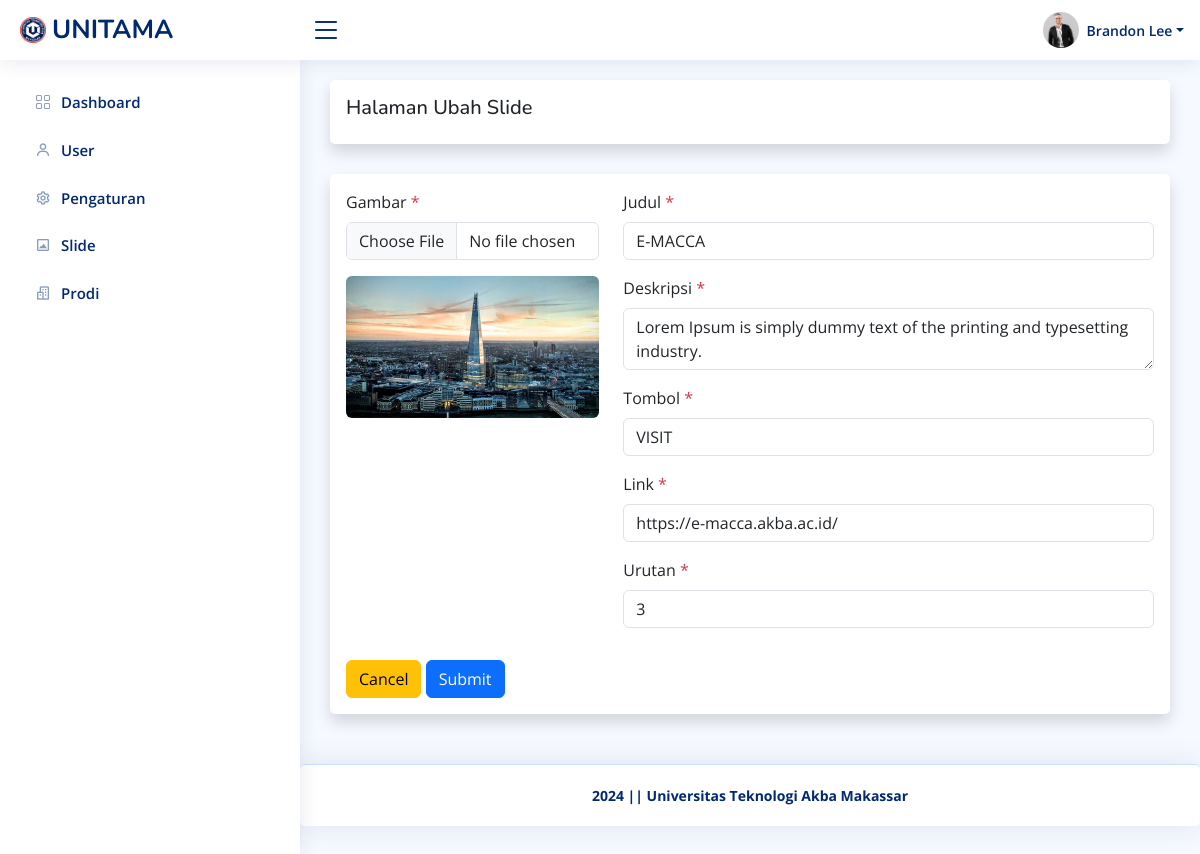
/admin/slide/ubah.php?id=4 (signed in), run on the app's committed database.
### tables this page shows
CREATE TABLE `pengaturan` (
  `id_pengaturan` int(11) NOT NULL,
  `appname` varchar(50) NOT NULL,
  `logo` varchar(255) NOT NULL,
  `copyright` varchar(255) NOT NULL,
  `description` varchar(255) NOT NULL,
  `keyword` varchar(255) NOT NULL,
  `author` varchar(128) NOT NULL
);

CREATE TABLE `user` (
  `id_user` int(11) NOT NULL,
  `username` varchar(128) NOT NULL,
  `password` varchar(255) NOT NULL,
  `nama` varchar(128) NOT NULL,
  `role` int(11) NOT NULL,
  `foto` varchar(255) DEFAULT NULL
);

CREATE TABLE `slide` (
  `id_slide` int(11) NOT NULL,
  `judul` varchar(128) NOT NULL,
  `deskripsi` varchar(128) NOT NULL,
  `tombol` varchar(20) NOT NULL,
  `link` varchar(128) NOT NULL,
  `urutan` int(11) NOT NULL,
  `gambar` varchar(255) NOT NULL
);

### helper.php (called while the page is built, shortened)
<?php
$base_url = 'http://localhost/unitama/';
$koneksi = mysqli_connect('localhost', 'root', '', 'unitama');
function getWhere($query)
{
    global $koneksi;
    return mysqli_fetch_assoc(mysqli_query($koneksi, $query));
}

### admin/slide/ubah.php (the view, shortened to what this page needs)
<?php require '../template/header.php' ?>
<?php
$id = $_GET['id'];
$slide = getWhere("SELECT * FROM slide WHERE id_slide = $id ");
?>
<div class="card shadow p-3">
    <h5>Halaman Ubah Slide</h5>
</div>
<div class="card shadow p-3">
    <form action="" method="post" id="form" enctype="multipart/form-data">
        <div class="row mb-3">
            <div class="col-md-4">
                <div class="mb-3">
                    <label for="gambar" class="form-label">Gambar <span class="text-danger">*</span></label>
                    <input class="form-control" type="file" id="upload" name="gambar">
                </div>
                <img src="<?= $base_url; ?>/assets/uploads/slide/<?= $slide['gambar']; ?>" alt="" id="preview" class="rounded w-100 ">
            </div>
            <div class="col-md-8">
                <div class="mb-3">
                    <label for="judul" class="form-label">Judul <span class="text-danger">*</span></label>
                    <input type="text" class="form-control" id="judul" name="judul" required value="<?= $slide['judul']; ?>">
                </div>
                <div class="mb-3">
                    <label for="deskripsi" class="form-label">Deskripsi <span class="text-danger">*</span></label>
                    <textarea class="form-control" id="deskripsi" name="deskripsi" required><?= $slide['deskripsi']; ?></textarea>
                </div>
                <div class="mb-3">
                    <label for="tombol" class="form-label">Tombol <span class="text-danger">*</span></label>
                    <input type="text" class="form-control" id="tombol" name="tombol" required value="<?= $slide['tombol']; ?>">
                </div>
                <div class="mb-3">
                    <label for="link" class="form-label">Link <span class="text-danger">*</span></label>
                    <input type="url" class="form-control" id="link" name="link" required value="<?= $slide['link']; ?>">
                </div>
                <div class="mb-3">
                    <label for="urutan" class="form-label">Urutan <span class="text-danger">*</span></label>
                    <input type="number" class="form-control" id="urutan" name="urutan" required value="<?= $slide['urutan']; ?>">
                </div>
            </div>
        </div>
        <a class="btn btn-warning" href="<?= $base_url; ?>admin/slide" role="button">Cancel</a>
        <button type="submit" name="submit" class="btn btn-primary">Submit</button>
    </form>
</div>
<?php require '../template/footer.php' ?>

### admin/template/header.php (shortened to what this page needs)
<?php require '../../helper.php' ?>
<?php $pengaturan = getWhere("SELECT * FROM pengaturan WHERE id_pengaturan = 1 "); ?>
<!DOCTYPE html>
<html lang="en">
<head>
    <link href="<?= $base_url; ?>assets/plugins/bootstrap/css/bootstrap.min.css" rel="stylesheet">
    <link href="<?= $base_url; ?>assets/plugins/bootstrap-icons/bootstrap-icons.css" rel="stylesheet">
    <link href="<?= $base_url; ?>assets/plugins/boxicons/css/boxicons.min.css" rel="stylesheet">
    <link href="<?= $base_url; ?>assets/plugins/quill/quill.snow.css" rel="stylesheet">
    <link href="<?= $base_url; ?>assets/plugins/quill/quill.bubble.css" rel="stylesheet">
    <link href="<?= $base_url; ?>assets/plugins/remixicon/remixicon.css" rel="stylesheet">
    <link href="<?= $base_url; ?>assets/plugins/simple-datatables/style.css" rel="stylesheet">
    <link rel="stylesheet" href="https://cdnjs.cloudflare.com/ajax/libs/twitter-bootstrap/5.3.0/css/bootstrap.min.css">
    <link rel="stylesheet" href="https://cdn.datatables.net/2.0.8/css/dataTables.bootstrap5.css">
    <link href="<?= $base_url; ?>assets/css/style.css" rel="stylesheet">
</head>
<body>
    <header id="header" class="header fixed-top d-flex align-items-center">
        <div class="d-flex align-items-center justify-content-between">
            <a href="<?= $base_url; ?>admin/dashboard" class="logo d-flex align-items-center">
                <img src="<?= $base_url; ?>assets/img/<?= $pengaturan['logo']; ?>" alt="">
                <span class="d-none d-lg-block"><?= $pengaturan['appname']; ?></span>
            </a>
            <i class="bi bi-list toggle-sidebar-btn"></i>
        </div>
        <nav class="header-nav ms-auto">
            <ul class="d-flex align-items-center">
                <li class="nav-item dropdown pe-3">
                    <?php
                    $id = $_SESSION['id_user'];
                    $akun = getWhere("SELECT * FROM user WHERE id_user = $id ");
                    ?>
                    <a class="nav-link nav-profile d-flex align-items-center pe-0" href="#" data-bs-toggle="dropdown">
                        <?php if ($akun['foto']) : ?>
                            <img src="<?= $base_url; ?>/assets/uploads/user/<?= $akun['foto']; ?>" alt="<?= $akun['nama']; ?>" class="rounded-circle">
                        <?php else : ?>
                            <img src="<?= $base_url; ?>assets/img/noprofil.png" alt="<?= $akun['nama']; ?>" class="rounded-circle">
                        <?php endif ?>
                        <span class="d-none d-md-block dropdown-toggle ps-2"><?= $akun['nama']; ?></span>
                    </a>
                </li>
            </ul>
        </nav>
    </header>
    <aside id="sidebar" class="sidebar">
        <ul class="sidebar-nav" id="sidebar-nav">
            <li class="nav-item">
                <a class="nav-link collapsed" href="<?= $base_url; ?>admin/dashboard">
                    <i class="bi bi-grid"></i>
                    <span>Dashboard</span>
                </a>
            </li>
            <?php if ($_SESSION['role'] == 1) : ?>
                <li class="nav-item">
                    <a class="nav-link collapsed" href="<?= $base_url; ?>admin/user">
                        <i class='bx bx-user'></i>
                        <span>User</span>
                    </a>
                </li>
            <?php endif ?>
            <li class="nav-item">
                <a class="nav-link collapsed" href="<?= $base_url; ?>admin/pengaturan">
                    <i class='bx bx-cog'></i>
                    <span>Pengaturan</span>
                </a>
            </li>
            <li class="nav-item">
                <a class="nav-link collapsed" href="<?= $base_url; ?>admin/slide">
                    <i class='bx bx-image-alt'></i>
                    <span>Slide</span>
                </a>
            </li>
            <li class="nav-item">
                <a class="nav-link collapsed" href="<?= $base_url; ?>admin/prodi">
                    <i class='bx bx-buildings'></i>
                    <span>Prodi</span>
                </a>
            </li>
        </ul>
    </aside>
    <main id="main" class="main">

### admin/template/footer.php (shortened to what this page needs)
</main>
<footer id="footer" class="footer card">
    <div class="copyright fw-bold">
        <?= $pengaturan['copyright']; ?>
    </div>
</footer>
</body>
</html>

### assets/css/style.css (style rules this page uses)
:root { scroll-behavior: smooth; }
body { font-family: "Open Sans", sans-serif; background: #f6f9ff; color: #444444; }
a { color: #4154f1; text-decoration: none; }
h1, h2, h3, h4, h5, h6 { font-family: "Nunito", sans-serif; }
#main { margin-top: 60px; padding: 20px 30px; transition: all 0.3s; }
.card { margin-bottom: 30px; border: none; border-radius: 5px; box-shadow: 0px 0 30px rgba(1, 41, 112, 0.1); }
.logo { line-height: 1; }
@media (min-width: 1200px) { .logo { width: 280px; } }
.logo img { max-height: 26px; margin-right: 6px; }
.logo span { font-size: 26px; font-weight: 700; color: #012970; font-family: "Nunito", sans-serif; }
.header { transition: all 0.5s; z-index: 997; height: 60px; box-shadow: 0px 2px 20px rgba(1, 41, 112, 0.1); background-color: #fff; padding-left: 20px; }
.header .toggle-sidebar-btn { font-size: 32px; padding-left: 10px; cursor: pointer; color: #012970; }
.header-nav ul { list-style: none; }
.header-nav>ul { margin: 0; padding: 0; }
.header-nav .nav-profile { color: #012970; }
.header-nav .nav-profile img { max-height: 36px; }
.header-nav .nav-profile span { font-size: 14px; font-weight: 600; }
.sidebar { position: fixed; top: 60px; left: 0; bottom: 0; width: 300px; z-index: 996; transition: all 0.3s; padding: 20px; overflow-y: auto; scrollbar-width: thin; scrollbar-color: #aab7cf transparent; box-shadow: 0px 0px 20px rgba(1, 41, 112, 0.1); background-color: #fff; }
@media (min-width: 1200px) { #main, #footer { margin-left: 300px; } }
.sidebar-nav { padding: 0; margin: 0; list-style: none; }
.sidebar-nav li { padding: 0; margin: 0; list-style: none; }
.sidebar-nav .nav-item { margin-bottom: 5px; }
.sidebar-nav .nav-link { display: flex; align-items: center; font-size: 15px; font-weight: 600; color: #4154f1; transition: 0.3; background: #f6f9ff; padding: 10px 15px; border-radius: 4px; }
.sidebar-nav .nav-link i { font-size: 16px; margin-right: 10px; color: #4154f1; }
.sidebar-nav .nav-link.collapsed { color: #012970; background: #fff; }
.sidebar-nav .nav-link.collapsed i { color: #899bbd; }
.footer { padding: 20px 0; font-size: 14px; transition: all 0.3s; border-top: 1px solid #cddfff; }
.footer .copyright { text-align: center; color: #012970; }

### data on the page
pengaturan: logo (picture), appname "UNITAMA", copyright "2024 || Universitas Teknologi Akba Makassar"
user: foto (picture), nama "Brandon Lee"
slide: gambar (picture), judul "E-MACCA", deskripsi "Lorem Ipsum is simply dummy text of the printing and typesetting industry.", tombol "VISIT", link "https://e-macca.akba.ac.id/", urutan "3"
